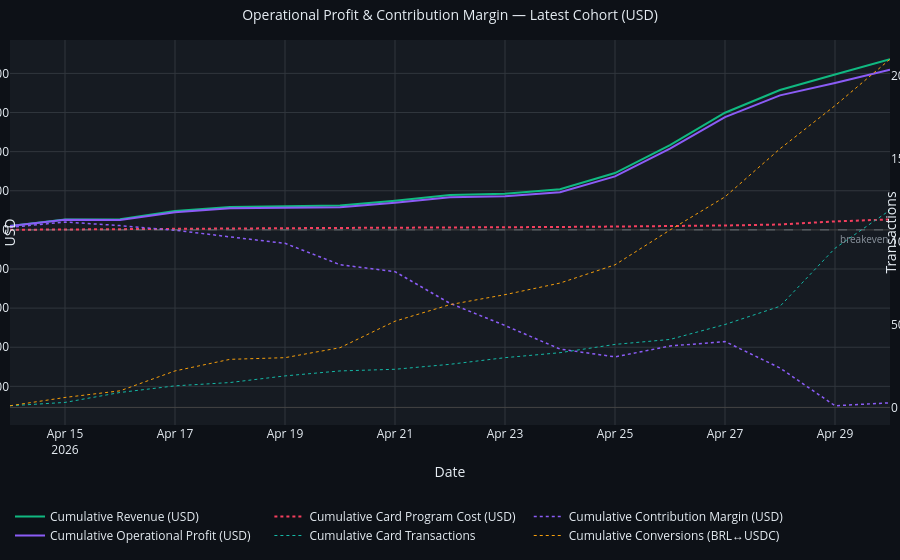

This figure's notebook cell:
### Markdown cell above
### Operational Profit & Contribution Margin

### Code cell
fig = _fig_cumulative_profit(cum_profit_df)
if fig:
    fig.show()

### Figure 1 — Plotly figure (JSON) as saved in the notebook; plotly's stock layout.template omitted (floating-point values rounded to 4 significant figures)
{"data": [{"hovertemplate": "%{x}: %{y:$,.2f}<extra></extra>", "line": {"color": "#10B981", "width": 2}, "mode": "lines", "name": "Cumulative Revenue (USD)", "type": "scatter", "x": ["2026-04-14", "2026-04-15", "2026-04-16", "2026-04-17", "2026-04-18", "2026-04-19", "2026-04-20", "2026-04-21", "2026-04-22", "2026-04-23", "2026-04-24", "2026-04-25", "2026-04-26", "2026-04-27", "2026-04-28", "2026-04-29", "2026-04-30"], "y": [50.51, 132.7, 135.9, 240.8, 292.5, 299.5, 313.0, 373.7, 445.7, 462.4, 519.4, 726.0, 1084.0, 1497.0, 1788.0, 1986.0, 2181.0], "yaxis": "y"}, {"hovertemplate": "%{x}: %{y:$,.2f}<extra></extra>", "line": {"color": "#F43F5E", "dash": "dot", "width": 2}, "mode": "lines", "name": "Cumulative Card Program Cost (USD)", "type": "scatter", "x": ["2026-04-14", "2026-04-15", "2026-04-16", "2026-04-17", "2026-04-18", "2026-04-19", "2026-04-20", "2026-04-21", "2026-04-22", "2026-04-23", "2026-04-24", "2026-04-25", "2026-04-26", "2026-04-27", "2026-04-28", "2026-04-29", "2026-04-30"], "y": [1.124, 3.372, 10.12, 14.61, 16.86, 21.36, 24.73, 25.85, 29.23, 33.72, 37.1, 42.72, 46.09, 56.2, 68.57, 107.9, 133.8], "yaxis": "y"}, {"hovertemplate": "%{x}: %{y:$,.2f}<extra></extra>", "line": {"color": "#8B5CF6", "dash": "dot", "width": 1.5}, "mode": "lines", "name": "Cumulative Contribution Margin (USD)", "type": "scatter", "x": ["2026-04-14", "2026-04-15", "2026-04-16", "2026-04-17", "2026-04-18", "2026-04-19", "2026-04-20", "2026-04-21", "2026-04-22", "2026-04-23", "2026-04-24", "2026-04-25", "2026-04-26", "2026-04-27", "2026-04-28", "2026-04-29", "2026-04-30"], "y": [31.38, 100.4, 54.77, -3.811, -89.41, -171.9, -444.8, -534.1, -939.2, -1222.0, -1523.0, -1623.0, -1485.0, -1426.0, -1765.0, -2248.0, -2210.0], "yaxis": "y"}, {"hovertemplate": "%{x}: %{y:$,.2f}<extra></extra>", "line": {"color": "#8B5CF6", "width": 2}, "mode": "lines", "name": "Cumulative Operational Profit (USD)", "type": "scatter", "x": ["2026-04-14", "2026-04-15", "2026-04-16", "2026-04-17", "2026-04-18", "2026-04-19", "2026-04-20", "2026-04-21", "2026-04-22", "2026-04-23", "2026-04-24", "2026-04-25", "2026-04-26", "2026-04-27", "2026-04-28", "2026-04-29", "2026-04-30"], "y": [49.38, 129.4, 125.8, 226.2, 275.6, 278.1, 288.2, 347.9, 416.4, 428.6, 482.3, 683.3, 1038.0, 1441.0, 1719.0, 1878.0, 2047.0], "yaxis": "y"}, {"hovertemplate": "%{x}: %{y:,.0f} txns<extra></extra>", "line": {"color": "#14B8A6", "dash": "dot", "width": 1}, "mode": "lines", "name": "Cumulative Card Transactions", "type": "scatter", "x": ["2026-04-14", "2026-04-15", "2026-04-16", "2026-04-17", "2026-04-18", "2026-04-19", "2026-04-20", "2026-04-21", "2026-04-22", "2026-04-23", "2026-04-24", "2026-04-25", "2026-04-26", "2026-04-27", "2026-04-28", "2026-04-29", "2026-04-30"], "y": [1, 3, 9, 13, 15, 19, 22, 23, 26, 30, 33, 38, 41, 50, 61, 96, 119], "yaxis": "y2"}, {"hovertemplate": "%{x}: %{y:,.0f} conversions<extra></extra>", "line": {"color": "#F59E0B", "dash": "dot", "width": 1}, "mode": "lines", "name": "Cumulative Conversions (BRL↔USDC)", "type": "scatter", "x": ["2026-04-14", "2026-04-15", "2026-04-16", "2026-04-17", "2026-04-18", "2026-04-19", "2026-04-20", "2026-04-21", "2026-04-22", "2026-04-23", "2026-04-24", "2026-04-25", "2026-04-26", "2026-04-27", "2026-04-28", "2026-04-29", "2026-04-30"], "y": [1, 6, 10, 22, 29, 30, 36, 52, 62, 68, 75, 86, 107, 127, 156, 182, 210], "yaxis": "y2"}], "layout": {"annotations": [{"font": {"color": "#8B949E", "size": 10}, "showarrow": false, "text": "breakeven", "x": 1, "xanchor": "right", "xref": "x domain", "y": 0, "yanchor": "top", "yref": "y"}], "font": {"color": "#E6EDF3", "size": 12}, "legend": {"orientation": "h", "y": -0.2}, "margin": {"b": 60, "l": 10, "r": 10, "t": 40}, "paper_bgcolor": "#0D1117", "plot_bgcolor": "#161B22", "shapes": [{"line": {"color": "#8B949E", "dash": "dash", "width": 1}, "opacity": 0.6, "type": "line", "x0": 0, "x1": 1, "xref": "x domain", "y0": 0, "y1": 0, "yref": "y"}], "title": {"font": {"size": 14}, "text": "Operational Profit & Contribution Margin — Latest Cohort (USD)"}, "xaxis": {"gridcolor": "#30363D", "showgrid": true, "title": {"text": "Date"}}, "yaxis": {"gridcolor": "#30363D", "showgrid": true, "title": {"text": "USD"}}, "yaxis2": {"overlaying": "y", "showgrid": false, "side": "right", "tickformat": ",.0f", "title": {"text": "Transactions"}}}}
